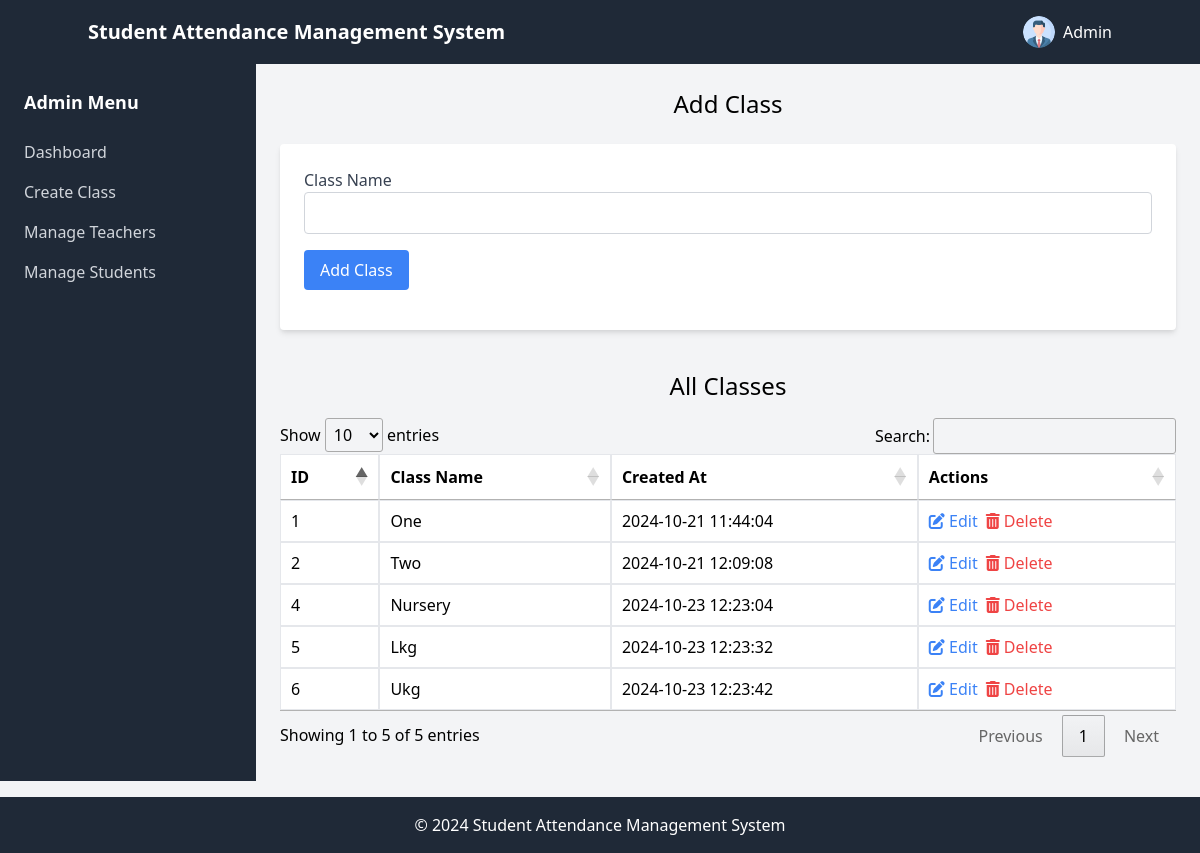
The app's page /admin/add_class.php (signed in) with its own data.
### tables this page shows
CREATE TABLE `miraiclass` (
  `ID` int(11) NOT NULL,
  `className` varchar(100) NOT NULL,
  `created_at` timestamp NOT NULL DEFAULT current_timestamp()
);

### admin/add_class.php (the view, shortened to what this page needs)
<?php
include '../include/db_connection.php';
$query = "SELECT * FROM miraiclass";
$result = $conn->query($query);
?>
<?php include '../include/header.php'; ?>
<div class="flex">
    <?php include '../include/sidebar.php'; ?>
    <div class="flex-1 p-6 bg-gray-100">
    <h2 class="text-2xl text-center">Add Class</h2>
    <form action="add_class.php" method="POST" class="mx-auto bg-white p-6 rounded shadow-md mt-6">
        <div class="mb-4">
            <label for="className" class="block text-gray-700">Class Name</label>
            <input type="text" id="className" name="className" required class="w-full p-2 border border-gray-300 rounded">
        </div>
        <div class="mb-4">
            <button type="submit" class="bg-blue-500 text-white px-4 py-2 rounded">Add Class</button>
        </div>
    </form>
    <h2 class="text-2xl text-center mt-10">All Classes</h2>
    <div class="overflow-x-auto mt-4">
        <table id="classesTable" class="min-w-full bg-white">
            <thead>
                <tr>
                    <th class="py-2 px-4 border">ID</th>
                    <th class="py-2 px-4 border">Class Name</th>
                    <th class="py-2 px-4 border">Created At</th>
                    <th class="py-2 px-4 border">Actions</th>
                </tr>
            </thead>
            <tbody>
                <?php while ($class = $result->fetch_assoc()): ?>
                    <tr>
                        <td class="py-2 px-4 border"><?php echo $class['ID']; ?></td>
                        <td class="py-2 px-4 border"><?php echo $class['className']; ?></td>
                        <td class="py-2 px-4 border"><?php echo $class['created_at']; ?></td>
                        <td class="py-2 px-4 border flex space-x-2">
                            <a href="edit_class.php?id=<?php echo $class['ID']; ?>" class="text-blue-500 hover:underline">
                                <i class="fas fa-edit"></i> Edit
                            </a>
                            <a href="?delete_id=<?php echo $class['ID']; ?>" class="text-red-500 hover:underline" onclick="return confirm('Are you sure you want to delete this Class?');">
                                <i class="fas fa-trash-alt"></i> Delete
                            </a>
                        </td>
                    </tr>
                <?php endwhile; ?>
            </tbody>
        </table>
    </div>
</div>
</div>
<?php include '../include/footer.php'; ?>

### records on screen
miraiclass: ID "1", className "One", created_at "2024-10-21 11:44:04"
miraiclass: ID "2", className "Two", created_at "2024-10-21 12:09:08"
miraiclass: ID "4", className "Nursery", created_at "2024-10-23 12:23:04"
miraiclass: ID "5", className "Lkg", created_at "2024-10-23 12:23:32"
miraiclass: ID "6", className "Ukg", created_at "2024-10-23 12:23:42"
